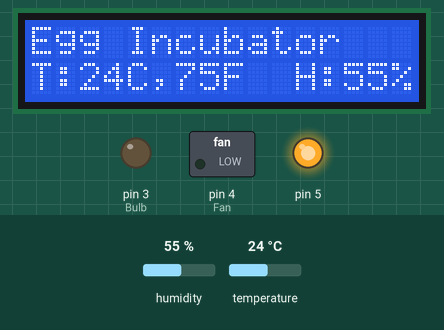
Simulated run of this sketch. Board: Arduino Uno, built with avr-gcc and run on an emulated ATmega328P. On the bench: 16×2 character LCD, switched loads named in the sketch (green lamp = pin HIGH), output pins drawn as LEDs (lit = HIGH). The test bench sets the inputs (shaded band); at power-on: temperature 24 °C, humidity 55 %. Pins used as bus, display or sensor lines are not drawn; what the sketch prints to the serial monitor is not drawn.

Above: at 1.2 s.
1.3 s: temperature set to 37 °C
At 3.0 s:
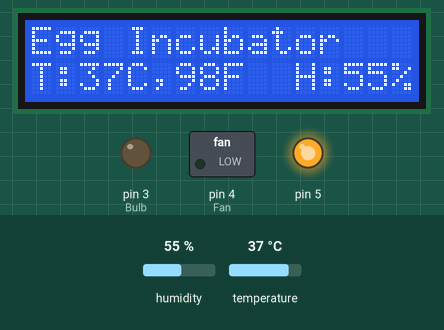
4.2 s: temperature set to 40 °C
At 5.6 s:
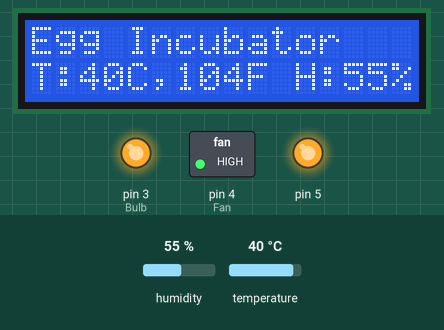
7.1 s: temperature set to 12 °C
At 9.7 s:
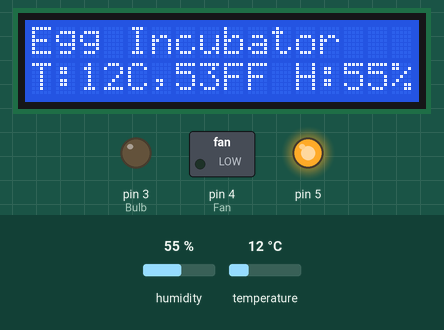
10.2 s: humidity set to 22 %
At 12.3 s:
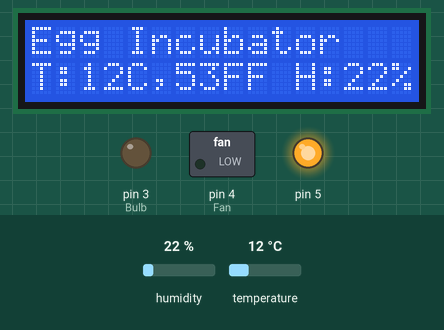
13.1 s: humidity set to 40 %
At 16.2 s:
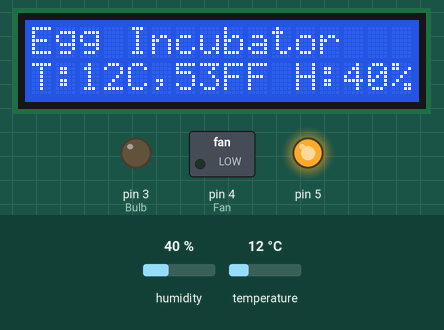
Timing chart, 0 to 17.7 s (numbered marks = the images above; inputs shaded):
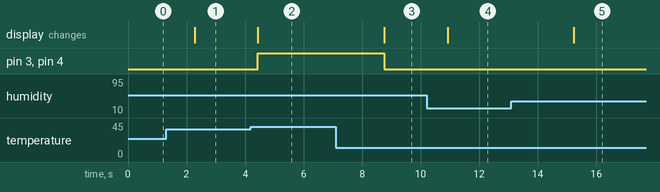

The sketch:

Odetayo_Olamide_Finalized_code.ino
```cpp
#include <DHT.h>;


//I2C LCD:


#include <LiquidCrystal_I2C.h>


#include <Wire.h>


LiquidCrystal_I2C lcd(0x3F,16,2); // set the LCD address to 0x27 for a 16 chars and 2 line display


//Constants


#define DHTPIN 2     // what pin we're connected to


#define DHTTYPE DHT11   // DHT 11


DHT dht(DHTPIN, DHTTYPE); //// Initialize DHT sensor for normal 16mhz Arduino


//Variables


//int chk;


int h;  //Stores humidity value
int t; //Stores temperature value
int f;
int Fan = 4;
int Bulb = 3;
int Green = 2;
int Red = 3;


void setup()
{

 pinMode(Bulb,OUTPUT);
 pinMode(Green,OUTPUT);
 pinMode(Red,OUTPUT);
 pinMode(Fan,OUTPUT);
 pinMode(5,OUTPUT);
 digitalWrite(5,HIGH);
  Serial.begin(9600);


    Serial.println("Temperature and Humidity Sensor Test");


    dht.begin();


    lcd.init(); //initialize the lcd


    lcd.backlight(); //open the backlight


}


void loop()


{


    //Read data and store it to variables h (humidity) and t (temperature)


    // Reading temperature or humidity takes about 250 milliseconds!


    h = dht.readHumidity();


    t = dht.readTemperature();

    f = t * (9.0/5.0) + 32.0;


    //Print temp and humidity values to serial monitor


    Serial.print("Humidity: ");


    Serial.print(h);


    Serial.print(" %, Temp: ");


    Serial.print(t);
    Serial.print(f);

    Serial.println(" ° Celsius");


// set the cursor to (0,0):


// print from 0 to 9:


    lcd.setCursor(0, 0);


    lcd.println("Egg Incubator   ");


    lcd.setCursor(0, 1);


    lcd.print("T:");


    lcd.print(t);


    lcd.print("C");


    lcd.setCursor(5, 1);


    lcd.print(",");


    lcd.print(f);


    lcd.print("F");


    lcd.setCursor(11, 1);


    lcd.print("H:");


    lcd.print(h);


    lcd.print("%");

    if(t<36)
  {
    digitalWrite(Bulb,LOW);
    digitalWrite(Fan,LOW);
  }

  if (t>38)
  {
    digitalWrite(Bulb,LOW);
    digitalWrite(Fan,HIGH);
    digitalWrite(Green,LOW);
    digitalWrite(Red,HIGH);
  }
  else
  {
    digitalWrite(Green,HIGH);
    digitalWrite(Red,LOW);
  }

  delay(500);
}
```

Measured:
- the behaviour switches between 38 and 39 °C on temperature (found by bisection; images 1 and 2)
- after the input at 1.3 s, the display: changes after 0.98 s (image 1)
- after the input at 4.2 s, pin 3 (Bulb), pin 4 (Fan): LOW → HIGH after 0.24 s; the display: changes after 0.24 s (image 2)
- after the input at 7.1 s, pin 3 (Bulb), pin 4 (Fan): HIGH → LOW after 1.7 s; the display: changes after 1.7 s (image 3)
- after the input at 10.2 s, the display: changes after 0.72 s (image 4)
- after the input at 13.1 s, the display: changes after 2.1 s (image 5)
